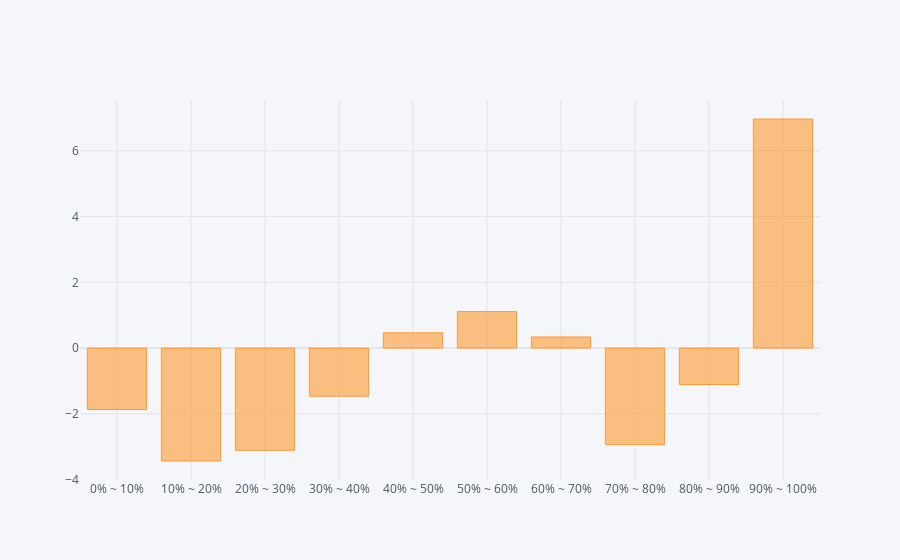

Source (notebook cell):
### Code cell
def max_drawdown(prices):
    # 計算累計的最大值
    cumulative_max = prices.cummax()
    # 計算回撤 (Drawdown)
    drawdown = (prices - cumulative_max) / cumulative_max
    # 計算最大回撤 (MDD)
    mdd = drawdown.min()
    return mdd
def show_bt(bt_ret):
    display(pd.concat({"CAGR(%)":bt_ret.mean() * 252,
            'Sharpe' : bt_ret.mean() / bt_ret.std()*252**0.5,
            'Calmar':bt_ret.calmar(),
            'MDD(%)' : bt_ret.max_drawdown()*100,
            '單利MDD(%)' : max_drawdown(bt_ret.cumsum().add(1))*100,
            '樣本勝率(%)' : bt_ret.apply(lambda X:((X.dropna()>0).sum() / X.dropna().shape[0])*100),
            '周勝率(%)' : bt_ret.apply(lambda X:((X.dropna().add(1).resample('W').prod().sub(1)>0).sum() / X.dropna().add(1).resample('W').prod().sub(1).dropna().shape[0])*100),
            '月勝率(%)' : bt_ret.apply(lambda X:((X.dropna().add(1).resample('ME').prod().sub(1)>0).sum() / X.dropna().add(1).resample('ME').prod().sub(1).shape[0])*100),
            '年勝率(%)' : bt_ret.apply(lambda X:((X.dropna().add(1).resample('YE').prod().sub(1)>0).sum() / X.dropna().add(1).resample('YE').prod().sub(1).shape[0])*100),
            'avg_win/avg_loss' : bt_ret.apply(lambda X:(X[X > 0].mean() / abs(X[X < 0].mean()))),
            'profit_factor' : bt_ret.profit_factor(),
            },axis = 1).round(2))
def backtest_factor(factor:pd.DataFrame,exp_ret:pd.DataFrame,rank_range_n:int = 10,start_date:str = '2015-01-01'):
    factor_rank = factor.rank(axis = 1,pct = True,method = 'first')

    IC_Se = factor.corrwith(exp_ret,axis=1,method='spearman').sort_index().loc[start_date:]
    print(f'IC_mean:{round(IC_Se.mean(),4)}')
    print(f'IC_IR:{round(IC_Se.mean()/IC_Se.std(),4)}')

    bt = pd.concat({f'{int(((_/rank_range_n)*100))}% ~ {int((_+1)/rank_range_n*100)}%':exp_ret[(factor_rank>_/rank_range_n) & (factor_rank<=(_+1)/rank_range_n)].mean(axis = 1) - exp_ret.mean(axis=1) for _ in tqdm.tqdm(range(rank_range_n))}, axis = 1).dropna(how = 'all')
    bt = bt.loc[start_date:]
    if (bt.iloc[:,-1] - bt.iloc[:,0]).add(1).prod() > 1:
        bt['LS_ret'] = bt.iloc[:,-1] - bt.iloc[:,0]
    else:
        bt['LS_ret'] = bt.iloc[:,0] - bt.iloc[:,-1]
    show_bt(bt)

    (bt.drop(columns='LS_ret').loc[start_date:].cagr()*100).iplot(kind = 'bar')
backtest_factor(ic_ir,CacheHandler['Adj_Close'].shift(-2) / CacheHandler['Adj_Close'].shift(-1) -1 ,rank_range_n = 10,start_date = '2020-01-01')

### Figure 1 — Plotly figure (JSON) as saved in the notebook; plotly's stock layout.template omitted (floating-point values rounded to 4 significant figures)
{"data": [{"marker": {"color": "rgba(255, 153, 51, 0.6)", "line": {"color": "rgba(255, 153, 51, 1.0)", "width": 1}}, "name": "None", "orientation": "v", "text": "", "type": "bar", "x": ["0% ~ 10%", "10% ~ 20%", "20% ~ 30%", "30% ~ 40%", "40% ~ 50%", "50% ~ 60%", "60% ~ 70%", "70% ~ 80%", "80% ~ 90%", "90% ~ 100%"], "y": [-1.868, -3.433, -3.109, -1.462, 0.4645, 1.11, 0.3376, -2.935, -1.109, 6.965]}], "layout": {"legend": {"bgcolor": "#F5F6F9", "font": {"color": "#4D5663"}}, "paper_bgcolor": "#F5F6F9", "plot_bgcolor": "#F5F6F9", "title": {"font": {"color": "#4D5663"}}, "xaxis": {"gridcolor": "#E1E5ED", "showgrid": true, "tickfont": {"color": "#4D5663"}, "title": {"font": {"color": "#4D5663"}, "text": ""}, "zerolinecolor": "#E1E5ED"}, "yaxis": {"gridcolor": "#E1E5ED", "showgrid": true, "tickfont": {"color": "#4D5663"}, "title": {"font": {"color": "#4D5663"}, "text": ""}, "zerolinecolor": "#E1E5ED"}}}
